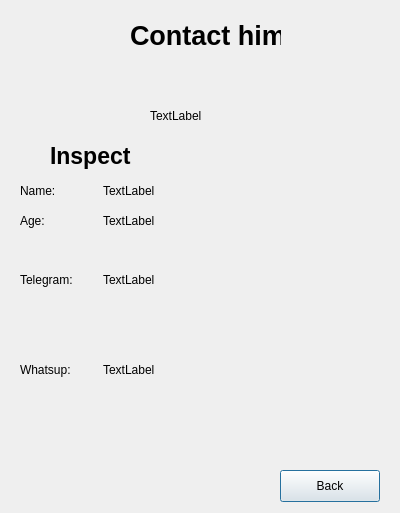
<?xml version="1.0" encoding="UTF-8"?>
<ui version="4.0">
 <class>previewadd</class>
 <widget class="QDialog" name="previewadd">
  <property name="geometry">
   <rect>
    <x>0</x>
    <y>0</y>
    <width>400</width>
    <height>513</height>
   </rect>
  </property>
  <property name="windowTitle">
   <string>Dialog</string>
  </property>
  <widget class="QWidget" name="horizontalLayoutWidget_3">
   <property name="geometry">
    <rect>
     <x>20</x>
     <y>330</y>
     <width>160</width>
     <height>80</height>
    </rect>
   </property>
   <layout class="QHBoxLayout" name="horizontalLayout_3">
    <item>
     <widget class="QLabel" name="label_8">
      <property name="text">
       <string>Whatsup:</string>
      </property>
     </widget>
    </item>
    <item>
     <widget class="QLabel" name="what">
      <property name="text">
       <string>TextLabel</string>
      </property>
     </widget>
    </item>
   </layout>
  </widget>
  <widget class="QWidget" name="horizontalLayoutWidget_2">
   <property name="geometry">
    <rect>
     <x>20</x>
     <y>240</y>
     <width>160</width>
     <height>80</height>
    </rect>
   </property>
   <layout class="QHBoxLayout" name="horizontalLayout_2">
    <item>
     <widget class="QLabel" name="label_7">
      <property name="text">
       <string>Telegram:</string>
      </property>
     </widget>
    </item>
    <item>
     <widget class="QLabel" name="tele">
      <property name="text">
       <string>TextLabel</string>
      </property>
     </widget>
    </item>
   </layout>
  </widget>
  <widget class="QPushButton" name="pushButton">
   <property name="geometry">
    <rect>
     <x>280</x>
     <y>470</y>
     <width>100</width>
     <height>32</height>
    </rect>
   </property>
   <property name="text">
    <string>Back</string>
   </property>
  </widget>
  <widget class="QWidget" name="horizontalLayoutWidget_5">
   <property name="geometry">
    <rect>
     <x>20</x>
     <y>210</y>
     <width>160</width>
     <height>21</height>
    </rect>
   </property>
   <layout class="QHBoxLayout" name="horizontalLayout_5">
    <item>
     <widget class="QLabel" name="label_5">
      <property name="text">
       <string>Age:</string>
      </property>
     </widget>
    </item>
    <item>
     <widget class="QLabel" name="label_10">
      <property name="text">
       <string>TextLabel</string>
      </property>
     </widget>
    </item>
   </layout>
  </widget>
  <widget class="QWidget" name="horizontalLayoutWidget">
   <property name="geometry">
    <rect>
     <x>20</x>
     <y>180</y>
     <width>160</width>
     <height>21</height>
    </rect>
   </property>
   <layout class="QHBoxLayout" name="horizontalLayout">
    <item>
     <widget class="QLabel" name="label_3">
      <property name="text">
       <string>Name:</string>
      </property>
     </widget>
    </item>
    <item>
     <widget class="QLabel" name="label_6">
      <property name="text">
       <string>TextLabel</string>
      </property>
     </widget>
    </item>
   </layout>
  </widget>
  <widget class="QLabel" name="label_2">
   <property name="geometry">
    <rect>
     <x>50</x>
     <y>140</y>
     <width>91</width>
     <height>31</height>
    </rect>
   </property>
   <property name="font">
    <font>
     <pointsize>17</pointsize>
     <bold>true</bold>
    </font>
   </property>
   <property name="text">
    <string>Inspect</string>
   </property>
  </widget>
  <widget class="QLabel" name="label">
   <property name="geometry">
    <rect>
     <x>130</x>
     <y>20</y>
     <width>151</width>
     <height>31</height>
    </rect>
   </property>
   <property name="font">
    <font>
     <pointsize>20</pointsize>
     <bold>true</bold>
    </font>
   </property>
   <property name="text">
    <string>Contact him!</string>
   </property>
  </widget>
  <widget class="QLabel" name="label_4">
   <property name="geometry">
    <rect>
     <x>150</x>
     <y>60</y>
     <width>111</width>
     <height>111</height>
    </rect>
   </property>
   <property name="text">
    <string>TextLabel</string>
   </property>
  </widget>
 </widget>
 <resources/>
 <connections/>
</ui>
